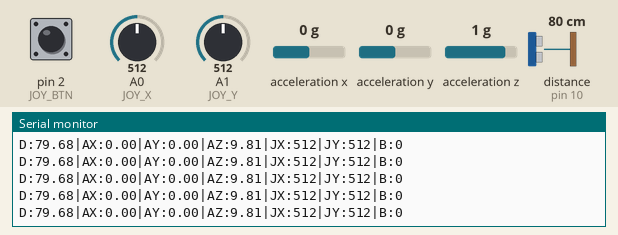
This sketch was run on a simulated Arduino Uno, built with avr-gcc and run on an emulated ATmega328P. Shown: the last lines printed to the serial monitor. Wiring (inferred from the names in the program): ultrasonic range finder: trigger pin 9; echo pin 10. Inputs (shaded band) come from the test bench; at power-on: A0 (JOY_X) = 512, A1 (JOY_Y) = 512, pin 2 (JOY_BTN) HIGH, acceleration x 0 g, acceleration y 0 g, acceleration z 1 g, distance to the obstacle (sensor on pin 10) 80 cm. The echo pulse lasts 58.3 µs per cm.

Above: at 7.2 s.
7.3 s: A0 (JOY_X) set to 109
At 7.33 s:
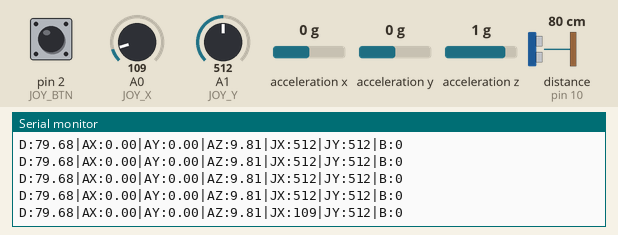
10.3 s: A0 (JOY_X) set to 93
At 10.32 s:
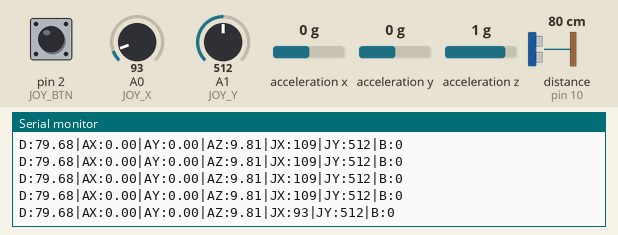
11.8 s: A1 (JOY_Y) set to 104
At 11.84 s:
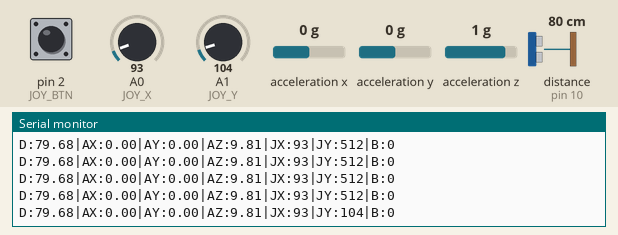
14.8 s: A1 (JOY_Y) set to 94
At 14.83 s:
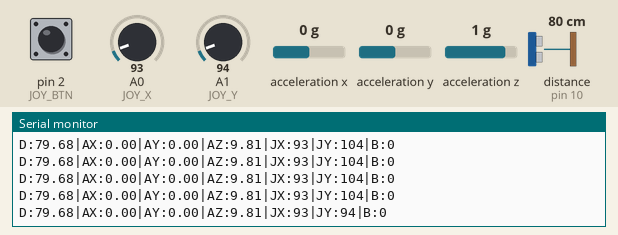
Timing chart, 0 to 17.8 s (numbered marks = the images above; inputs shaded):
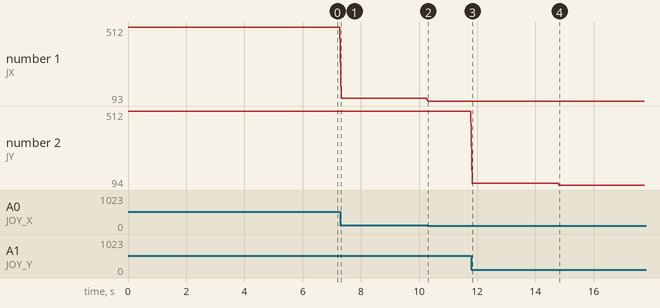

Measured:
- after the input at 7.3 s, the serial monitor: prints a new line at once (image 1)
- after the input at 10.3 s, the serial monitor: prints a new line at once (image 2)
- after the input at 11.8 s, the serial monitor: prints a new line at once (image 3)
- after the input at 14.8 s, the serial monitor: prints a new line at once (image 4)
- plotted number 1: 512 → 109 after the input at 7.3 s, 109 → 93 after the input at 10.3 s
- plotted number 2: 512 → 104 after the input at 11.8 s, 104 → 94 after the input at 14.8 s

The sketch:

Arduino_Controller.ino
```cpp
#include <Wire.h>
#include <Adafruit_Sensor.h>
#include <Adafruit_ADXL345_U.h>

/*
 * 《極速躍動 3D》（Rolling Leap 3D）/ Arduino Game
 * 實體硬體控制感測器腳位設定
 */

// 1. HC-SR04 超音波距離感測器 (揮手感應起跳)
#define TRIG_PIN 9
#define ECHO_PIN 10

// 2. 雙軸類比搖桿 (Joystick)
#define JOY_X A0
#define JOY_Y A1
#define JOY_BTN 2 // 搖桿按鈕 (按鍵備援)

// 3. ADXL345 三軸加速度計 (傾角重力左右平衡)
// I2C 接線: A4 -> SDA, A5 -> SCL, VCC -> 3.3V/5V, GND -> GND
Adafruit_ADXL345_Unified accel = Adafruit_ADXL345_Unified(12345);

void setup() {
  Serial.begin(9600); // 與 Unity ArduinoReceiver.cs 通訊之鮑率

  // 初始化超音波腳位
  pinMode(TRIG_PIN, OUTPUT);
  pinMode(ECHO_PIN, INPUT);

  // 初始化搖桿按鈕 (內部上拉電阻)
  pinMode(JOY_BTN, INPUT_PULLUP);

  // 初始化 ADXL345
  if (!accel.begin()) {
    Serial.println("Ooops, no ADXL345 detected ... Check wiring!");
    while (1);
  }
  accel.setRange(ADXL345_RANGE_16_G);
}

void loop() {
  // 1. 讀取超音波感測距離 (cm)
  digitalWrite(TRIG_PIN, LOW);
  delayMicroseconds(2);
  digitalWrite(TRIG_PIN, HIGH);
  delayMicroseconds(10);
  digitalWrite(TRIG_PIN, LOW);
  long duration = pulseIn(ECHO_PIN, HIGH, 30000); // 30ms 超時保護
  float distance = (duration / 2.0) * 0.0343;     // 換算距離 (公分)
  if (distance == 0) distance = 999;              // 超出量測範圍

  // 2. 讀取三軸加速度 (m/s^2)
  sensors_event_t event;
  accel.getEvent(&event);
  float ax = event.acceleration.x;
  float ay = event.acceleration.y;
  float az = event.acceleration.z;

  // 3. 讀取搖桿 X/Y 及按鈕
  int jx = analogRead(JOY_X);
  int jy = analogRead(JOY_Y);
  // 按鈕預設 HIGH，按下為 LOW，取反後 1 代表按下
  int btn = (digitalRead(JOY_BTN) == LOW) ? 1 : 0;

  // 4. 打包為 Unity ArduinoReceiver 專用傳輸字串
  // 格式: D:20.5|AX:1.2|AY:0.5|AZ:9.8|JX:512|JY:512|B:0
  Serial.print("D:");   Serial.print(distance);
  Serial.print("|AX:"); Serial.print(ax);
  Serial.print("|AY:"); Serial.print(ay);
  Serial.print("|AZ:"); Serial.print(az);
  Serial.print("|JX:"); Serial.print(jx);
  Serial.print("|JY:"); Serial.print(jy);
  Serial.print("|B:");  Serial.println(btn);

  // 控制發送頻率 (約 20Hz ~ 50ms)
  delay(50);
}
```
